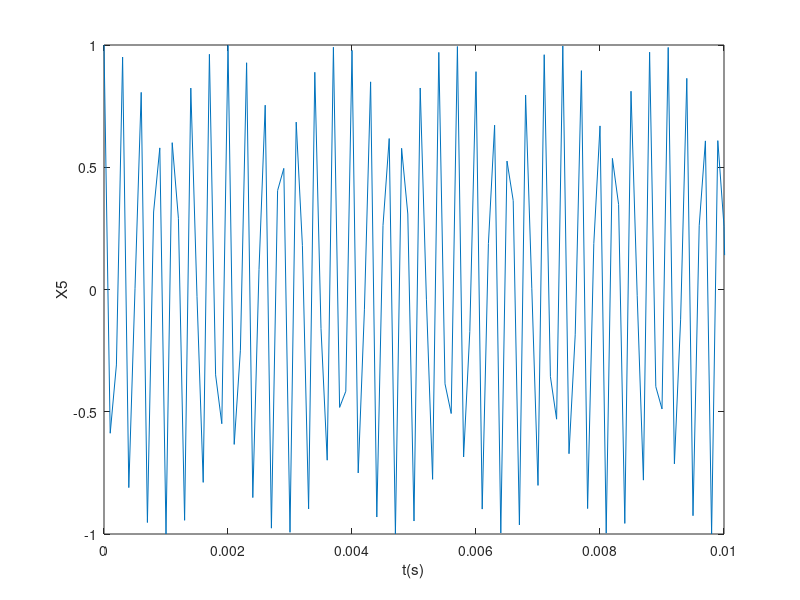

The MATLAB source for this figure:
%% Clear the workspace and command window
clc;
clear;
%part1
Ts = 0.0001;
f0 = 440;
% f0 = 880;
% f0 = 1760;
t = (0:Ts:3);
%sampled signal
x1 = sin(2*pi*f0*t);
plot(t,x1);
xlim([0 0.01]);
ylabel('X1');
xlabel('t(s)');
soundsc(x1);



%%combine the sins
s = sin(2*pi*440*t) + sin(2*pi*554*t) + sin(2*pi*659*t);
plot(t,s);
xlim([0 0.01]);
ylabel('S');
xlabel('t(s)');
soundsc(s);

%Part2
phase = 0;
% phase = pi/4;
% phase = pi/2;
% phase = 3*pi/4;
% phase = pi;
x2 = cos(2*pi*587*t + phase);
plot(t,x2);
xlim([0 0.01]);
ylabel('X2');
xlabel('t(s)');
soundsc(x2);

%part3
a = 3;
x3 = exp(-(a*a+2)*t).*cos(2*pi*f0*t);
plot(t,x3);
xlim([0 0.01]);
ylabel('X3');
xlabel('t(s)');
soundsc(x3);

%part4
f1 = 5;
f2 = 15;
% f1 = 100;
% f2 = 200;
% f1 = 100;
% f2 = 150;
% f1 = 100;
% f2 = 100;
x4 = cos(2*pi*f1*t).*cos(2*pi*f2*t);
%x4 = (1/2)*(cos(2*pi*t*(f1+f2)) + cos(2*pi*t*(f1-f2)));
plot(t,x4);
xlim([0 0.01]);
ylabel('X4');
xlabel('t(s)');
soundsc(x4);


%%part5
% 
Ts2 = 0.0001;
f1 = 2500;
f5 = 500;
tmu = 2;
t2 = (0:Ts2:2);
mu = f5-f1/tmu;
f = 2*mu*t2 + f1;
phase = 0;
x5 = cos(2*pi*2*mu*(t2.*t2)+2*pi*f1*t2 + phase);
plot(t2,x5);
xlim([0 0.01]);
ylabel('X5');
xlabel('t(s)');
soundsc(x5);

%%chirp Puzzle
Ts2 = 0.0001;
f1 = 3500;
f5 = -2000;
tmu = 3;
t2 = (0:Ts2:3);
mu = f1-f5/tmu;
f = 2*mu*t2 + f1;
phase = 0;
x5 = cos(2*pi*mu/2*(t2.*t2)+2*pi*f1*t2 + phase);
plot(t2,x5);
xlim([0 0.01]);
ylabel('X5');
xlabel('t(s)');
soundsc(x5);

